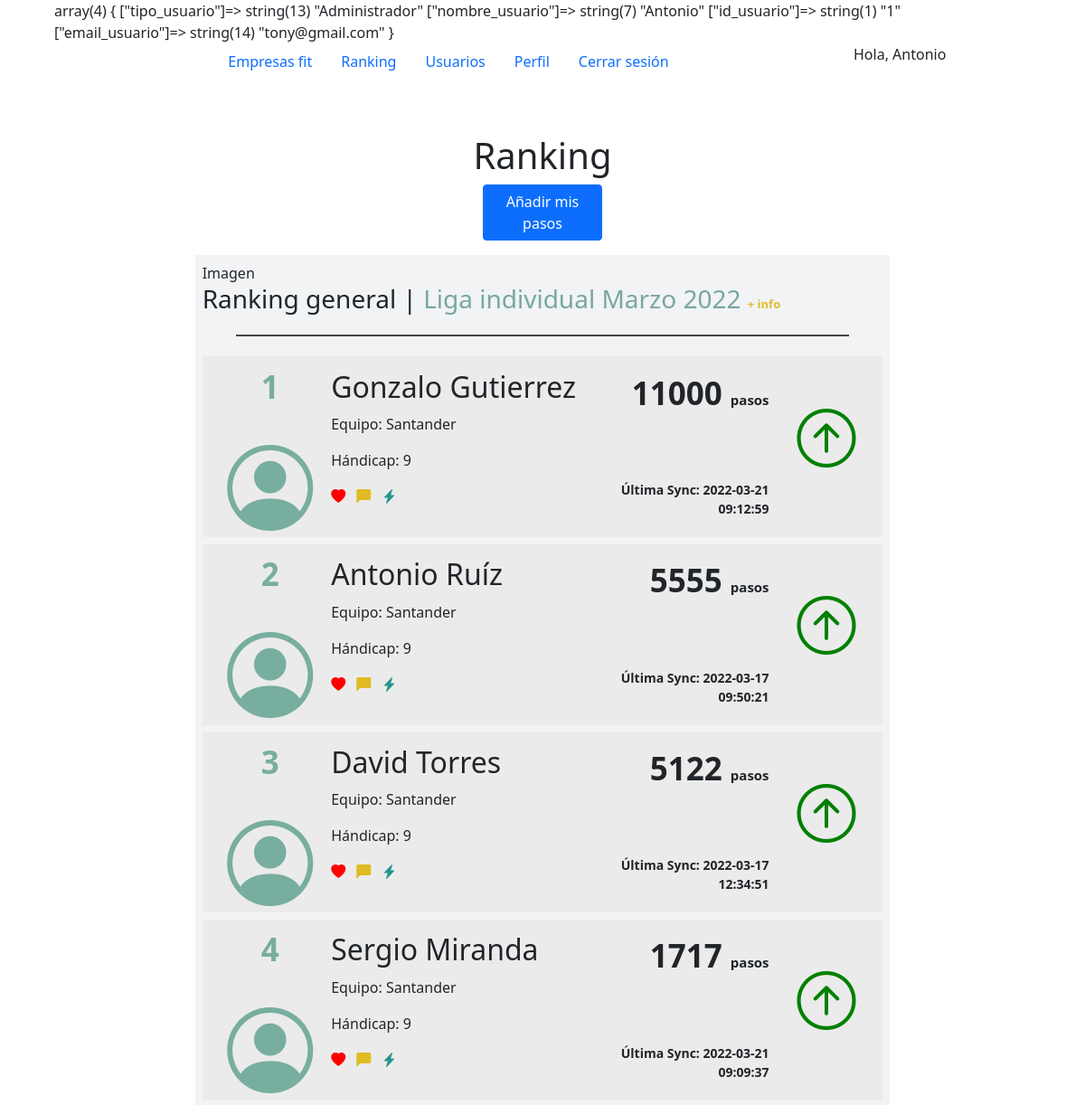
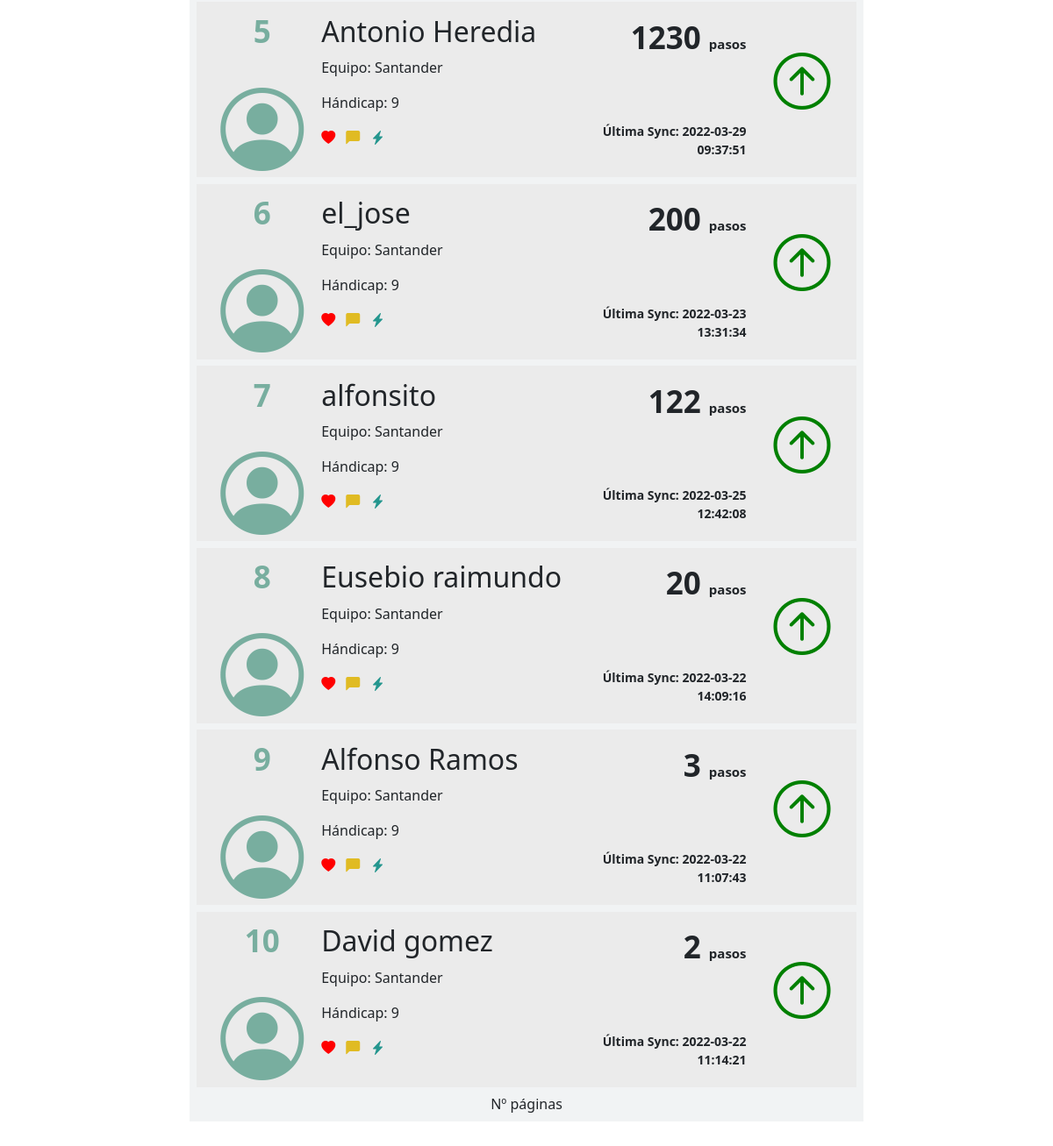
Screenshot of /pasos_fit.php (signed in) with the database file from the repository (2 pictures, top to bottom).
### tables this page shows
CREATE TABLE `pasos` (
  `id_pasos` int(11) NOT NULL,
  `id_usuario` int(11) NOT NULL,
  `fecha_pasos` timestamp NOT NULL DEFAULT CURRENT_TIMESTAMP,
  `n_pasos` int(5) NOT NULL,
  `lunes` int(5) NOT NULL DEFAULT '0',
  `martes` int(5) NOT NULL DEFAULT '0',
  `miercoles` int(5) NOT NULL DEFAULT '0',
  `jueves` int(5) NOT NULL DEFAULT '0',
  `viernes` int(5) NOT NULL DEFAULT '0',
  `sabado` int(5) NOT NULL DEFAULT '0',
  `domingo` int(5) NOT NULL DEFAULT '0'
);

CREATE TABLE `usuarios` (
  `id_usuario` int(11) NOT NULL,
  `id_provincia` int(3) DEFAULT NULL,
  `email_usuario` varchar(50) NOT NULL,
  `password_usuario` varchar(25) NOT NULL,
  `nombre_usuario` varchar(50) NOT NULL,
  `apellido1_usuario` varchar(50) NOT NULL,
  `fecha_nacimiento` date DEFAULT NULL,
  `poblacion_usuario` varchar(25) DEFAULT NULL,
  `provincia_usuario` varchar(25) DEFAULT NULL,
  `id_empresa` int(11) DEFAULT NULL,
  `token` int(25) NOT NULL,
  `estado_usuario` tinyint(1) NOT NULL,
  `tipo_usuario` enum('Administrador','Editor','Usuario','') NOT NULL,
  `apellido2_usuario` varchar(50) NOT NULL
);

### funciones_fit.php (called while the page is built, shortened)
<?php
class conectar_db{
    private $host ="localhost";
    private $usuario ="root";
    private $clave ="";
    private $db ="gamefit";
    public $conexion;
    public function __construct(){
        $this->conexion = new mysqli($this->host, $this->usuario,$this->clave,$this->db)
        or die(mysqli_error($this->conexion));
        $this->conexion->set_charset("utf8");
    }
    public function consultar($consulta){
        $resultado = $this->conexion->query($consulta) or die($this->conexion->error);
        if($resultado)
            return $resultado;
        return false;
    }
}
function cargar_pasos(){
    $conexion_pasos = new conectar_db();
    $query_pasos= "SELECT * FROM pasos LEFT JOIN usuarios ON pasos.id_usuario=usuarios.id_usuario WHERE estado_usuario = 1 ORDER BY n_pasos DESC";
    $consulta_pasos= $conexion_pasos->consultar($query_pasos);
    $resultado_pasos=$consulta_pasos->fetch_all(MYSQLI_ASSOC);
    return $resultado_pasos;
}
?>

### pasos_fit.php (the view, shortened to what this page needs)
<?php session_start();
include("funciones_fit.php");
$pasos = cargar_pasos();
var_dump($_SESSION);
?>
<!DOCTYPE html>
<html lang="en">
<head>
  <link rel="stylesheet" href="css/stylehd.css">
    <link href="https://cdn.jsdelivr.net/npm/bootstrap@5.1.3/dist/css/bootstrap.min.css" rel="stylesheet">
    <link href="css/estilos.css" rel="stylesheet">
    <link rel="stylesheet" href="https://cdn.jsdelivr.net/npm/bootstrap-icons@1.8.1/font/bootstrap-icons.css">
</head>
</head>
<body>
<?php include("header_fit.php");?>
  <div id="container">
    <div class="row justify-content-md-center">
      <h1 class="centrado"> Ranking </h1>
      <a href="add_pasos.php" class="btn btn-primary col-2" role="button"> Añadir mis pasos</a>
      <div class="modulo_1">
        <div class="contenedor_grey">
           Imagen
          <h3 class="h3">Ranking general | <span class="letterblue">Liga individual Marzo 2022 </span><span class="minletter">+ info </span></h3>
          <div class="underline"></div>
          <?php foreach ($pasos as $indice => $paso){?>
          <div class="rank">
            <div class="darkgray row" id="cover">
              <div class="col-2 number">
                <div>
                  <?php
                    echo $indice+1;
                  ?>
                </div>
                <div><i class="bi bi-person-circle avatar"></i></div>
              </div>
              <div class="col-6 personal">
                <h2><?php echo $paso["nombre_usuario"] .' '. $paso["apellido1_usuario"]; ?></h2>
                  <p>Equipo: Santander</p>
                  <p>Hándicap: 9</p>
                  <i class="bi bi-heart-fill corazon"></i>
                  <i class="bi bi-chat-left-fill bocadillo"></i>
                  <i class="bi bi-lightning-charge-fill rayo"></i>
              </div>
              <div class="col-3 actividad"><span class="pasos"> <?php echo $paso["n_pasos"]; ?> </span> <span class="walk"> pasos</span> <br> <span class="sync"><p>Última Sync: <?php echo $paso["fecha_pasos"]; ?></p></span></div>
              <div class="col-1 <?php
                if ($_SESSION["num"] < $paso["n_pasos"]) {
                  echo "arrowgreen";
                } else{
                  echo "arrowred";
                }
                ?>" id="arrow"><i class="bi bi-arrow-up-circle circulo"></i>
              </div>
            </div>
          </div>
          <?php } ?>
          <div class="pages">Nº páginas</div>
        </div>
      </div>
    </div>
  </div>
</body>
</html>

### css/stylehd.css (style rules this page uses)
html { font-family: 'Montserrat', Arial, sans-serif; -ms-text-size-adjust: 100%; -webkit-text-size-adjust: 100%; }
body { background: #F2F3EB; }
#container { max-width: 768px; margin: 60px auto; position: relative; }
.modulo_1 { padding: 2%; }
.contenedor_grey { background-color: #F1F3F4; width: 100%; padding: 1%; }
.underline { border-bottom: solid 2px #474544; margin: -0.512em auto; margin-top: 3%; margin-bottom: 3%; width: 90%; }
.darkgray { background-color: #EBEBEB; width: 100%; margin-bottom: 1%; padding: 1%; height: 200px; }
.row>* { flex-shrink: 0; width:auto; }
.rank { width: 100%; --bs-gutter-x: 0; }
#cover { --bs-gutter-x: 0; --bs-gutter-y: 0; display: flex; flex-wrap: wrap; margin-top: calc(-1 * var(--bs-gutter-y)); margin-right: calc(-.5 * var(--bs-gutter-x)); margin-left: calc(-.5 * var(--bs-gutter-x)); }
.number { font-size: 35px; font-weight: bold; margin: 5px 0; padding: 0px; color: #78AE9F; text-align: center; width: auto !important; height: 100%; display: flex; flex-direction: column; justify-content: space-between; }
.personal { padding-top: 7px; width: 300px !important; }
.personal p { margin-top: 10px; }
.avatar { font-size: 95px; color: #78AE9F; float: left; margin: 0 20px 0px 20px; position: relative; text-align: left; }
.corazon { color: red; letter-spacing: 8px; }
.bocadillo { color: #E0BB23; letter-spacing: 8px; }
.rayo { color: #24968E; letter-spacing: 8px; }
.pages { text-align: center; }
.minletter { font-size: 13px; color:#E0BD2A ; font-weight: bold; }
.actividad { text-align: right; padding-top: 7px; }
.sync p { font-size: 14px; font-weight: bold; padding-top: 70px; margin-bottom: 0px; }
.pasos { font-size: 35px; font-weight: bold; }
.walk { font-size: 15px; font-weight: bold; }
.letterblue { color: #78A7A0; }
.arrowgreen { color: green; text-align: right; width: 95px !important; margin-top: 50px !important; }
.circulo { text-align: right; width: 65px !important; font-weight: bold; font-size: 65px; margin: auto; max-width: 100px !important; right: -1%; position: relative; }

### css/estilos.css (style rules this page uses)
.centrado { text-align: center; }
body { width:90%; margin: 0 auto; }

### rows the page displays
pasos: id_usuario.nombre_usuario "Gonzalo", id_usuario.apellido1_usuario "Gutierrez", n_pasos "11000", fecha_pasos "2022-03-21 09:12:59"
pasos: id_usuario.nombre_usuario "Antonio", id_usuario.apellido1_usuario "Ruíz", n_pasos "5555", fecha_pasos "2022-03-17 09:50:21"
pasos: id_usuario.nombre_usuario "David", id_usuario.apellido1_usuario "Torres", n_pasos "5122", fecha_pasos "2022-03-17 12:34:51"
pasos: id_usuario.nombre_usuario "Sergio", id_usuario.apellido1_usuario "Miranda", n_pasos "1717", fecha_pasos "2022-03-21 09:09:37"
pasos: id_usuario.nombre_usuario "Antonio", id_usuario.apellido1_usuario "Heredia", n_pasos "1230", fecha_pasos "2022-03-29 09:37:51"
pasos: id_usuario.nombre_usuario "el_jose", n_pasos "200", fecha_pasos "2022-03-23 13:31:34"
pasos: id_usuario.nombre_usuario "alfonsito", n_pasos "122", fecha_pasos "2022-03-25 12:42:08"
pasos: id_usuario.nombre_usuario "Eusebio", id_usuario.apellido1_usuario "raimundo", n_pasos "20", fecha_pasos "2022-03-22 14:09:16"
pasos: id_usuario.nombre_usuario "Alfonso", id_usuario.apellido1_usuario "Ramos", n_pasos "3", fecha_pasos "2022-03-22 11:07:43"
pasos: id_usuario.nombre_usuario "David", id_usuario.apellido1_usuario "gomez", n_pasos "2", fecha_pasos "2022-03-22 11:14:21"

### other values shown
$_SESSION["nombre_usuario"] "Antonio"
